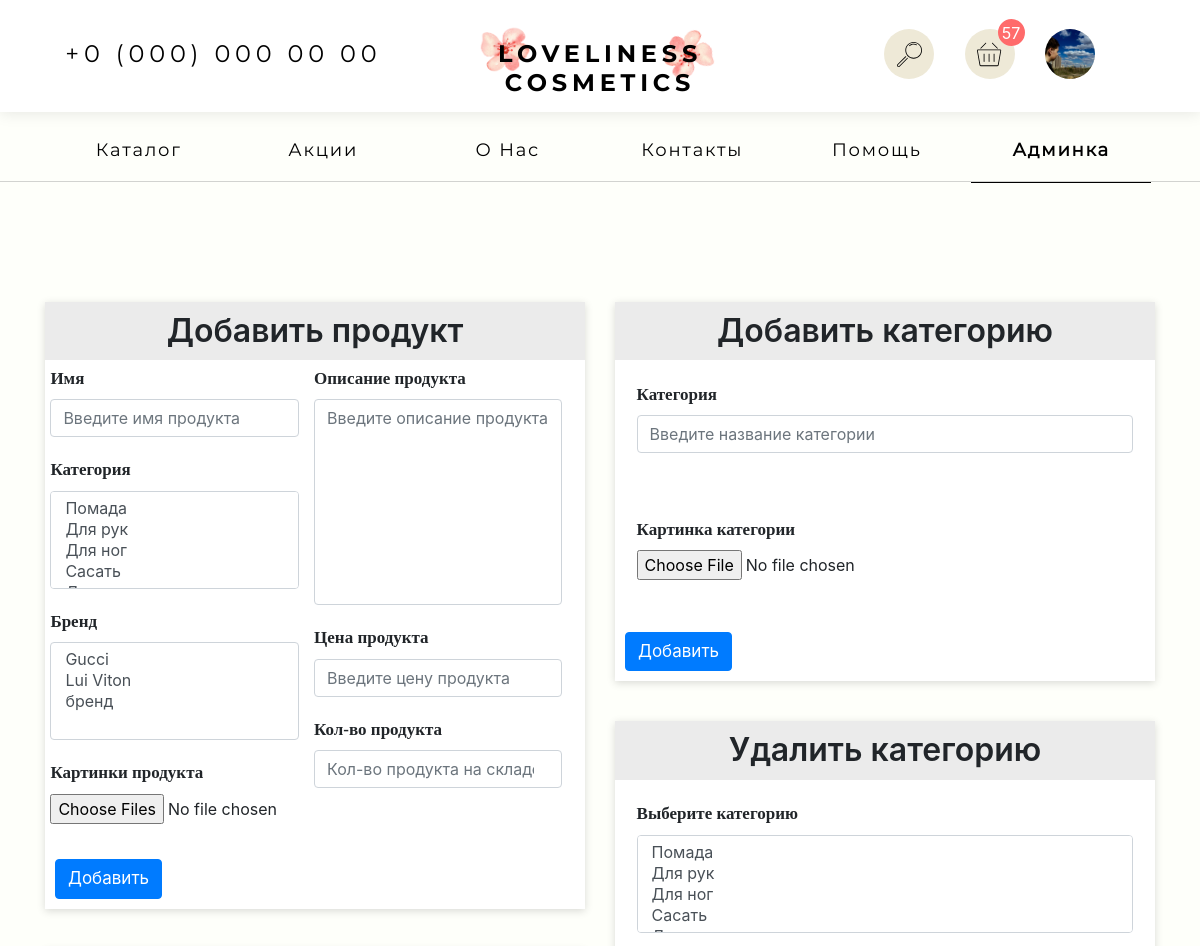
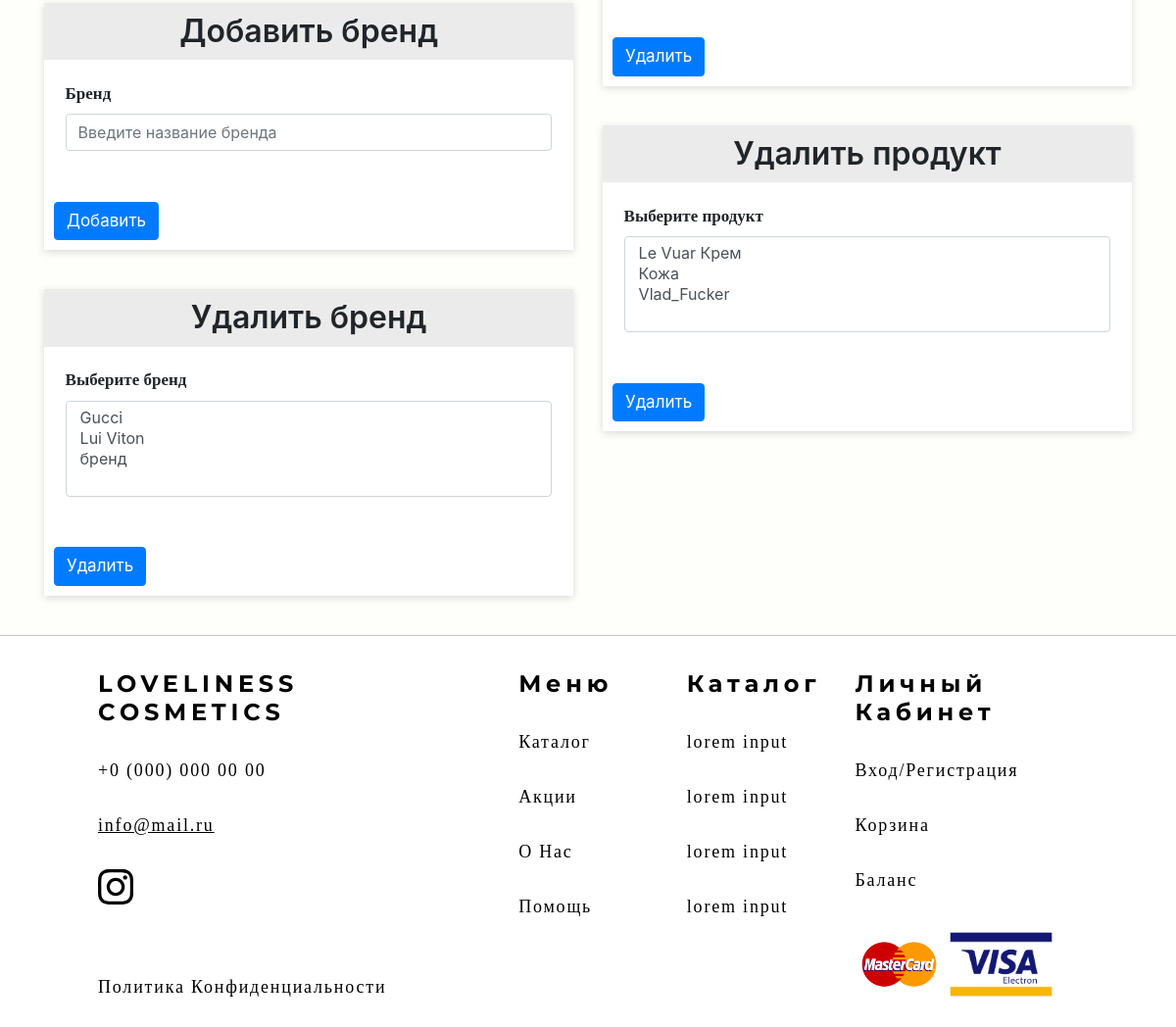
Page /myadmin (signed in) on the earlier database version (2 pictures, top to bottom).
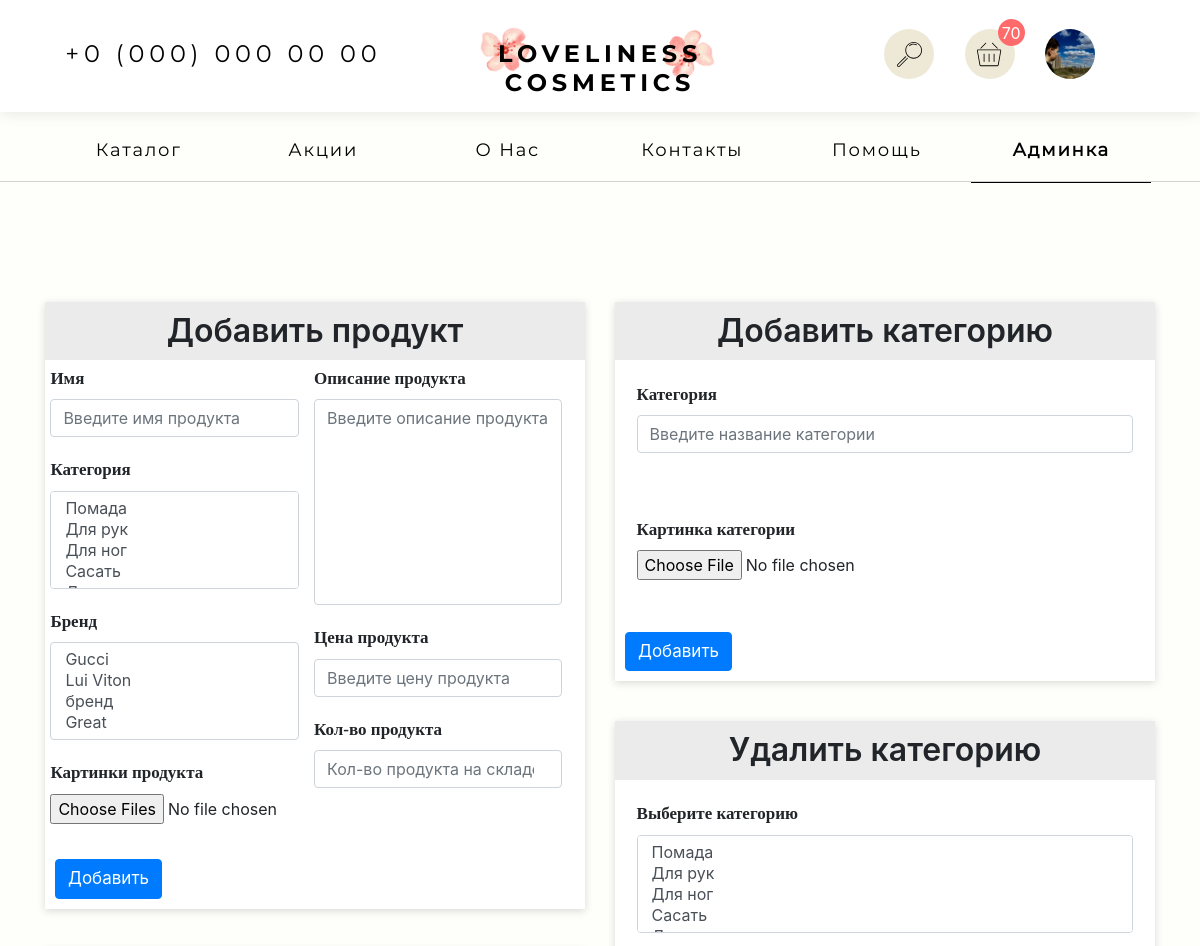
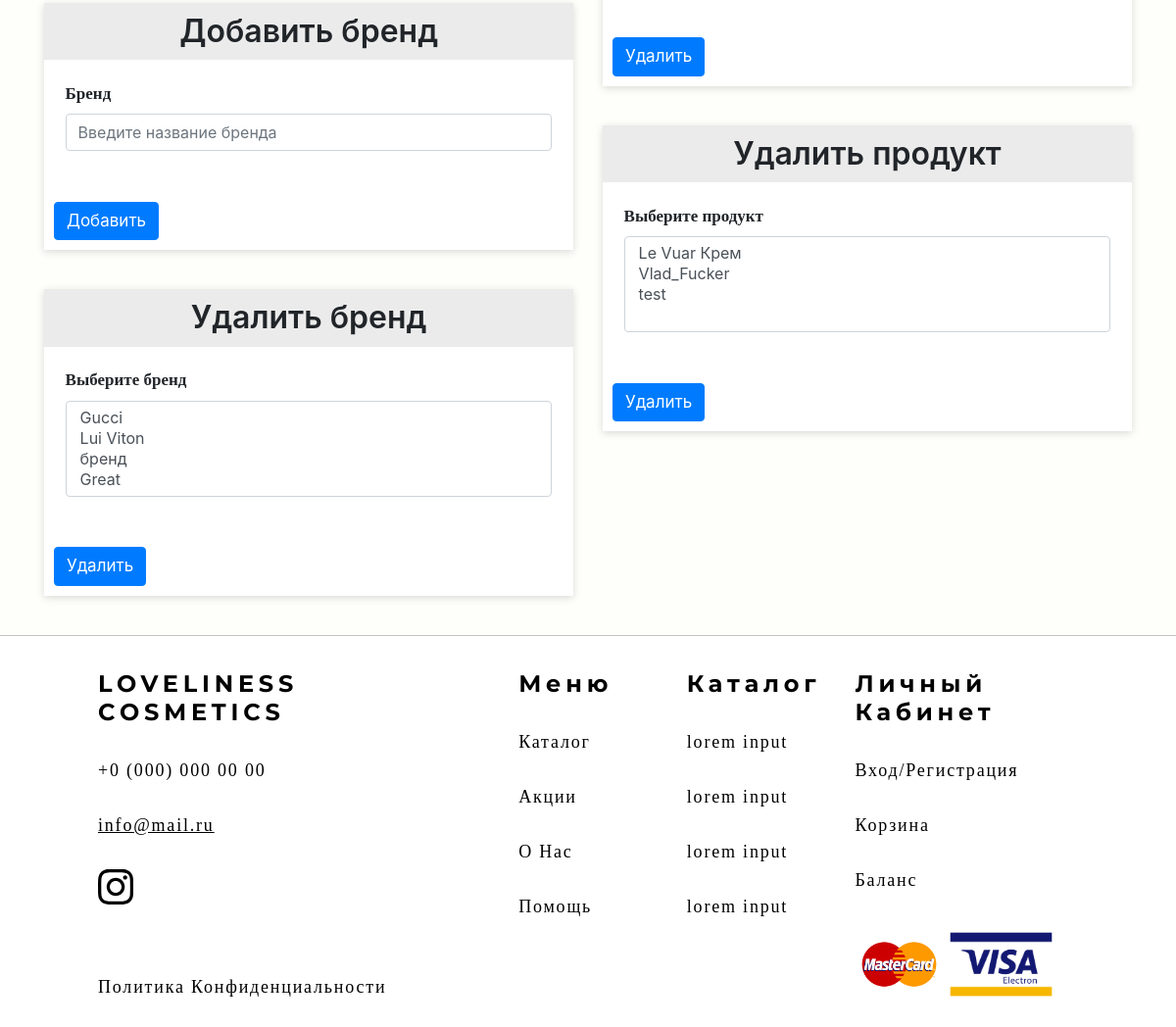
Same page on the later database version (2 pictures, top to bottom).
### main/models.py (models this page shows, shortened)
class Bag(models.Model):
    products = models.ManyToManyField(Purchased_Product, blank=True)
    owner = models.OneToOneField(User, on_delete=models.CASCADE, primary_key=True)
    def count_of_products(self):
        count = 0
        for purchased_product in self.products.all():
            count += purchased_product.count
        return count

class Purchased_Product(models.Model):
    product = models.ForeignKey(Product, on_delete=models.CASCADE)
    count = models.IntegerField(null=True)
    user = models.ForeignKey(User, on_delete=models.CASCADE)

### main/views.py (the view)
def admin_panel(request):
    user = get_current_user(request)
    if not user:
        return redirect(reverse('main:index'))
    if not user.role == "admin":
        return redirect(reverse('main:index'))
    products = Product.objects.all()
    bag = get_users_bag(user)
    return render(request, 'admin.html', {
        "user": user,
        "bag": bag,
        "categories": pack(list(Category.objects.all())),
        "product_categories": Category.objects.all(),
        "brands": Brand.objects.all(),
        "products": products,
    })

### main/views.py (called while the page is built)
def pack(_list):
    new_list = zip(_list[::2], _list[1::2])
    return new_list

def get_current_user(req):
    try:
        user_id = req.session["user_id"]
        role = req.session["role"]
        user = User.objects.get(id=user_id)
        return user
    except Exception as error:
        print(error)
        return None

def get_users_bag(user):
    try:
        bag = Bag.objects.get(owner=user)
        return bag
    except:
        return None

### main/templates/admin.html (shortened to what the changed rows need)
{% extends "base.html" %}
{% load static %}
{%block styles %}
<link rel="stylesheet" href="{%static 'css/admin.css'%}">
{% endblock %}
{% block content %}
<div class="container" style="margin-top:120px">
    <div class="row">
        <div class="col-md-6 col-12">
            <form method="post" action="{% url 'main:add_product'%}" class="comment add-blog-form"
                enctype="multipart/form-data">{% csrf_token %}
                <h2 class="form-header">Добавить продукт</h2>
                <div class="form-block">
                    <div class="form-group">
                        <label for="brand">Бренд</label>
                        <select multiple class="form-control" name="brand" id="brand">
                            {% for brand in brands%}
                            <option value="{{brand.id}}">{{brand.name}}</option>
                            {%endfor%}
                        </select>
                    </div>
                </div>
            </form>
            <form method="post" action="{%url 'main:add_brand'%}"  class="comment add-blog-form"
                enctype="multipart/form-data">{% csrf_token %}
                <h2 class="form-header">Добавить бренд</h2>
            </form>
            <form method="post" action="{%url 'main:delete_brand'%}"  class="comment add-blog-form"
                enctype="multipart/form-data" >{% csrf_token %}
                <h2 class="form-header">Удалить бренд</h2>
                <div>
                    <div class="form-group" style="width:100%;padding:4%">
                        <label for="delete_brand">Выберите бренд</label>
                        <select multiple class="form-control" name="delete_brand" id="delete_brand">
                            {% for brand in brands%}
                            <option value="{{brand.id}}">{{brand.name}}</option>
                            {%endfor%}
                        </select>
                    </div>
                </div>
            </form>
        </div>
        <div class="col-md-6 col-12">
            <form method="post" action="{%url 'main:add_category'%}" class="comment add-blog-form"
                enctype="multipart/form-data">{% csrf_token %}
                <h2 class="form-header">Добавить категорию</h2>
            </form>
            <form method="post" action="{%url 'main:delete_category'%}"  class="comment add-blog-form"
                enctype="multipart/form-data" >{% csrf_token %}
                <h2 class="form-header">Удалить категорию</h2>
            </form>
            <form method="post" action="{%url 'main:delete_product'%}"  class="comment add-blog-form"
                enctype="multipart/form-data" >{% csrf_token %}
                <h2 class="form-header">Удалить продукт</h2>
                <div>
                    <div class="form-group" style="width:100%;padding:4%">
                        <label for="category_name2">Выберите продукт</label>
                        <select multiple class="form-control" name="delete_product" id="category_name2">
                            {% for product in products%}
                            <option value="{{product.id}}">{{product.name}}</option>
                            {%endfor%}
                        </select>
                    </div>
                </div>
            </form>
        </div>
    </div>
</div>
{% endblock %}

### main/templates/base.html (shortened to what the changed rows need)
{% load static %}
{% block links %}
    <head>
        <link rel="stylesheet" href="{%static 'css/alertify/alertify.min.css'%}">
        <link rel="stylesheet" href="{%static 'css/alertify/themes/default.min.css'%}">
        <link rel="stylesheet" href="{%static 'css/bootstrap/bootstrap.min.css'%}">
        <link rel="stylesheet" href="{%static 'css/main.css'%}">
        <link rel="stylesheet" href="{%static 'css/submenu.css'%}">
        <link rel="stylesheet" href="{%static 'css/pagination.css'%}">
        {% block styles %}
        {% endblock %}
    </head>
{% endblock %}
{% block body%}
    <body style='overflow-x:hidden;'>
        <div class="wrap">
            {% block header %}
                <div class="header hide-on-mobile">
                    <div class="row">
                        <div class="icons-block col-md-4 col-sm-4">
                            {% if user %}
                                <a href="{% url 'main:cart' %}">
                                    <div class="header-icon" id="basket-icon" style="background-image:url('{%static "images/icons/basket.svg" %}')">
                                        <div class="basket-count" id="bag_count">
                                            {{bag.count_of_products}}
                                        </div>
                                    </div>
                                </a>
                            {% endif %}
                        </div>
                    </div>
                </div>
            {% endblock %}
                {% block content%}
                {%endblock%}
        </div>
    </body>
{% endblock %}

Differences in the rows shown:
changed through a linked row, Bag: count_of_products "57" → "70"
Other differences:
form field brand: "Gucci / Lui Viton / бренд" → "Gucci / Lui Viton / бренд / Great"
form field delete_brand: "Gucci / Lui Viton / бренд" → "Gucci / Lui Viton / бренд / Great"
form field delete_product: "Le Vuar Крем / Кожа / Vlad_Fucker" → "Le Vuar Крем / Vlad_Fucker / test"
